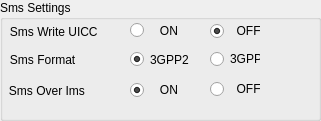
     <widget class="QGroupBox" name="SMSgroupBox">
      <property name="geometry">
       <rect>
        <x>12</x>
        <y>51</y>
        <width>321</width>
        <height>121</height>
       </rect>
      </property>
      <property name="styleSheet">
       <string notr="true"/>
      </property>
      <property name="title">
       <string>Sms Settings</string>
      </property>
      <property name="checkable">
       <bool>false</bool>
      </property>
      <widget class="QLabel" name="label_8">
       <property name="geometry">
        <rect>
         <x>-10</x>
         <y>22</y>
         <width>131</width>
         <height>20</height>
        </rect>
       </property>
       <property name="styleSheet">
        <string notr="true"/>
       </property>
       <property name="text">
        <string>      Sms Write UICC</string>
       </property>
      </widget>
      <widget class="QLabel" name="label_9">
       <property name="geometry">
        <rect>
         <x>-10</x>
         <y>50</y>
         <width>131</width>
         <height>20</height>
        </rect>
       </property>
       <property name="styleSheet">
        <string notr="true"/>
       </property>
       <property name="text">
        <string>      Sms Format</string>
       </property>
      </widget>
      <widget class="QLabel" name="label_10">
       <property name="geometry">
        <rect>
         <x>-11</x>
         <y>81</y>
         <width>111</width>
         <height>20</height>
        </rect>
       </property>
       <property name="styleSheet">
        <string notr="true"/>
       </property>
       <property name="text">
        <string>      Sms Over Ims</string>
       </property>
      </widget>
      <widget class="QRadioButton" name="smsWriteUiccOn">
       <property name="geometry">
        <rect>
         <x>130</x>
         <y>22</y>
         <width>60</width>
         <height>17</height>
        </rect>
       </property>
       <property name="styleSheet">
        <string notr="true"/>
       </property>
       <property name="text">
        <string>   ON</string>
       </property>
       <property name="checked">
        <bool>false</bool>
       </property>
      </widget>
      <widget class="QRadioButton" name="smsWriteUiccOff">
       <property name="geometry">
        <rect>
         <x>210</x>
         <y>21</y>
         <width>50</width>
         <height>20</height>
        </rect>
       </property>
       <property name="styleSheet">
        <string notr="true"/>
       </property>
       <property name="text">
        <string>  OFF</string>
       </property>
       <property name="checked">
        <bool>true</bool>
       </property>
       <property name="autoExclusive">
        <bool>false</bool>
       </property>
      </widget>
      <widget class="QRadioButton" name="SmsFormattOn">
       <property name="geometry">
        <rect>
         <x>130</x>
         <y>51</y>
         <width>61</width>
         <height>17</height>
        </rect>
       </property>
       <property name="styleSheet">
        <string notr="true"/>
       </property>
       <property name="text">
        <string>3GPP2</string>
       </property>
       <property name="checked">
        <bool>true</bool>
       </property>
       <property name="autoExclusive">
        <bool>false</bool>
       </property>
      </widget>
      <widget class="QRadioButton" name="SmsFormattOff">
       <property name="geometry">
        <rect>
         <x>210</x>
         <y>49</y>
         <width>50</width>
         <height>20</height>
        </rect>
       </property>
       <property name="styleSheet">
        <string notr="true"/>
       </property>
       <property name="text">
        <string>3GPP</string>
       </property>
       <property name="autoExclusive">
        <bool>false</bool>
       </property>
      </widget>
      <widget class="QRadioButton" name="SOI_On">
       <property name="geometry">
        <rect>
         <x>130</x>
         <y>80</y>
         <width>50</width>
         <height>20</height>
        </rect>
       </property>
       <property name="styleSheet">
        <string notr="true"/>
       </property>
       <property name="text">
        <string>   ON</string>
       </property>
       <property name="checked">
        <bool>true</bool>
       </property>
       <property name="autoExclusive">
        <bool>false</bool>
       </property>
      </widget>
      <widget class="QRadioButton" name="SOI_Off">
       <property name="geometry">
        <rect>
         <x>210</x>
         <y>79</y>
         <width>50</width>
         <height>20</height>
        </rect>
       </property>
       <property name="styleSheet">
        <string notr="true"/>
       </property>
       <property name="text">
        <string>  OFF</string>
       </property>
       <property name="autoExclusive">
        <bool>false</bool>
       </property>
      </widget>
     </widget>
